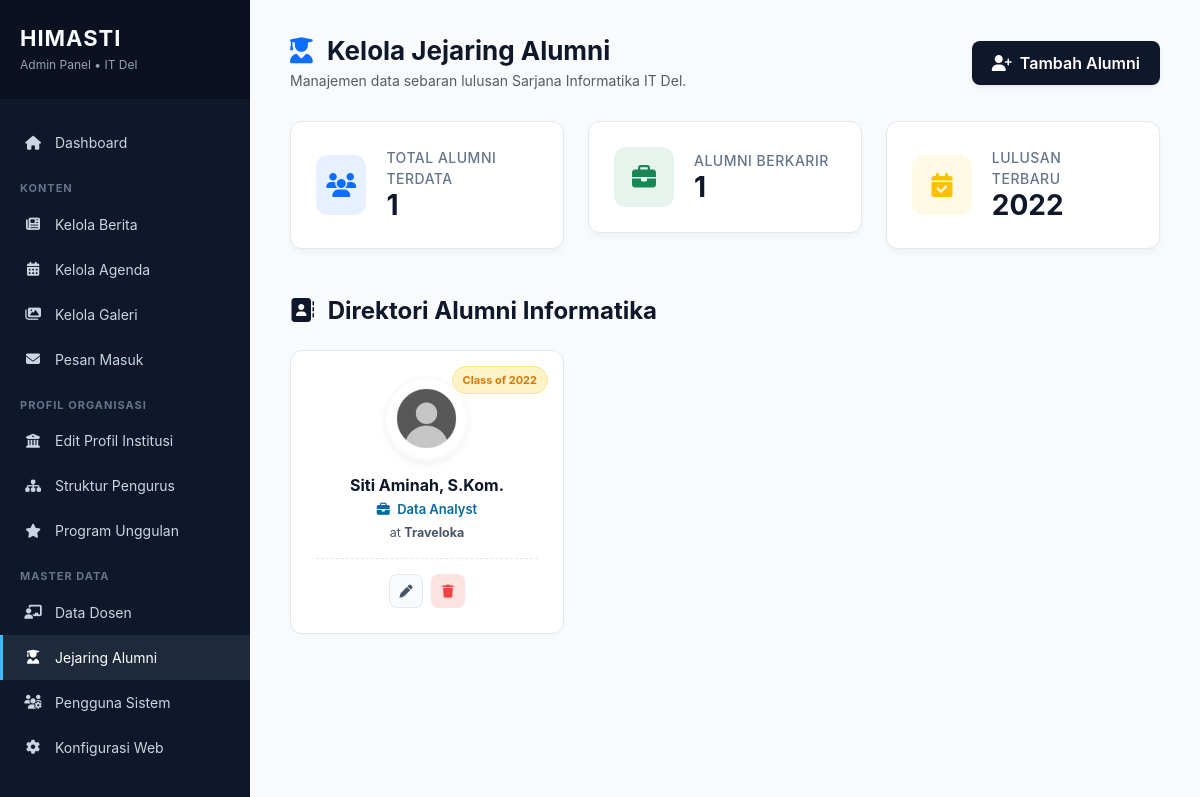
/admin/alumni/index.php (signed in), run on the app's committed database.
### tables this page shows
CREATE TABLE `alumni` (
  `id` int(11) NOT NULL AUTO_INCREMENT,
  `name` varchar(255) NOT NULL,
  `graduation_year` int(11) NOT NULL,
  `current_job` varchar(150) DEFAULT NULL,
  `company` varchar(150) DEFAULT NULL,
  `photo` varchar(255) DEFAULT 'default-user.png',
  `linkedin_url` varchar(255) DEFAULT NULL,
  `testimony` text DEFAULT NULL,
  `created_at` timestamp NOT NULL DEFAULT current_timestamp(),
  PRIMARY KEY (`id`)
);

### admin/alumni/index.php (the view, shortened to what this page needs)
<?php
require_once __DIR__ . '/../../config/database.php';
$stat_total = $pdo->query("SELECT COUNT(*) FROM alumni")->fetchColumn();
$stat_bekerja = $pdo->query("SELECT COUNT(*) FROM alumni WHERE current_job != '' AND current_job IS NOT NULL")->fetchColumn();
$stat_tahun_terbaru = $pdo->query("SELECT MAX(graduation_year) FROM alumni")->fetchColumn() ?: '-';
$stmt = $pdo->query("SELECT * FROM alumni ORDER BY graduation_year DESC, name ASC");
$alumni_list = $stmt->fetchAll(PDO::FETCH_ASSOC);
?>
<!DOCTYPE html>
<html lang="id">
<head>
    <link href="https://cdn.jsdelivr.net/npm/bootstrap@5.3.0/dist/css/bootstrap.min.css" rel="stylesheet">
    <link rel="stylesheet" href="https://cdnjs.cloudflare.com/ajax/libs/font-awesome/6.4.0/css/all.min.css">
</head>
<body>
    <div class="sidebar">
        <div class="sidebar-header">
            <h2>HIMASTI</h2>
            <p>Admin Panel &bull; IT Del</p>
        </div>
        <ul class="menu">
            <li><a href="../dashboard.php"><i class="fas fa-home"></i> Dashboard</a></li>
            <li class="menu-divider">Konten</li>
            <li><a href="../berita/index.php"><i class="fas fa-newspaper"></i> Kelola Berita</a></li>
            <li><a href="../agenda/index.php"><i class="fas fa-calendar-alt"></i> Kelola Agenda</a></li>
            <li><a href="../galeri/index.php"><i class="fas fa-images"></i> Kelola Galeri</a></li>
            <li><a href="../pesan/index.php"><i class="fas fa-envelope"></i> Pesan Masuk</a></li>
            <li class="menu-divider">Profil Organisasi</li>
            <li><a href="../profil/index.php"><i class="fas fa-university"></i> Edit Profil Institusi</a></li>
            <li><a href="../pengurus/index.php"><i class="fas fa-sitemap"></i> Struktur Pengurus</a></li>
            <li><a href="../program/index.php"><i class="fas fa-star"></i> Program Unggulan</a></li>
            <li class="menu-divider">Master Data</li>
            <li><a href="../dosen/index.php"><i class="fas fa-chalkboard-teacher"></i> Data Dosen</a></li>
            <li><a href="index.php" class="active"><i class="fas fa-user-graduate"></i> Jejaring Alumni</a></li>
            <li><a href="../user/index.php"><i class="fas fa-users-cog"></i> Pengguna Sistem</a></li>
            <li><a href="../pengaturan/index.php"><i class="fas fa-cog"></i> Konfigurasi Web</a></li>
        </ul>
    </div>
    <div class="main">
        <div class="page-header">
            <div>
                <h1><i class="fas fa-user-graduate text-primary me-2"></i> Kelola Jejaring Alumni</h1>
                <p class="text-muted mt-1 mb-0" style="font-size: 14px;">Manajemen data sebaran lulusan Sarjana Informatika IT Del.</p>
            </div>
            <a href="tambah.php" class="btn-tambah shadow-sm">
                <i class="fas fa-user-plus me-2"></i>Tambah Alumni
            </a>
        </div>
        <div class="row g-4 mb-5">
            <div class="col-md-4"><div class="stat-card"><div class="stat-icon bg-primary bg-opacity-10 text-primary"><i class="fas fa-users"></i></div><div class="stat-info"><p>Total Alumni Terdata</p><h3><?= $stat_total ?></h3></div></div></div>
            <div class="col-md-4"><div class="stat-card"><div class="stat-icon bg-success bg-opacity-10 text-success"><i class="fas fa-briefcase"></i></div><div class="stat-info"><p>Alumni Berkarir</p><h3><?= $stat_bekerja ?></h3></div></div></div>
            <div class="col-md-4"><div class="stat-card"><div class="stat-icon bg-warning bg-opacity-10 text-warning"><i class="fas fa-calendar-check"></i></div><div class="stat-info"><p>Lulusan Terbaru</p><h3><?= $stat_tahun_terbaru ?></h3></div></div></div>
        </div>
        <h4 class="fw-bold mb-4" style="color: #0f172a;"><i class="fas fa-address-book me-2"></i> Direktori Alumni Informatika</h4>
        <div class="row g-4">
            <?php if (empty($alumni_list)): ?>
                <div class="col-12"><div class="alert alert-info border-0 shadow-sm rounded-3 bg-light text-center py-5"><h5 class="text-muted">Belum ada data alumni yang didaftarkan.</h5></div></div>
            <?php else: ?>
                <?php foreach ($alumni_list as $alm):
                    $nama_tanpa_gelar = explode(',', $alm['name'])[0];
                    $nama_bersih = trim(preg_replace('/[^a-zA-Z\s]/', '', $nama_tanpa_gelar));
                ?>
                <div class="col-md-4 col-sm-6">
                    <div class="alumni-card">
                        <span class="badge-year">Class of <?= htmlspecialchars($alm['graduation_year']) ?></span>
                        <img src="../../assets/uploads/<?= htmlspecialchars($alm['photo']) ?>"
                             onerror="this.src='https://ui-avatars.com/api/?name=<?= urlencode($nama_bersih) ?>&background=f1f5f9&color=0f172a&size=150'"
                             class="alumni-avatar" alt="<?= htmlspecialchars($alm['name']) ?>">
                        <h4 class="alumni-name"><?= htmlspecialchars($alm['name']) ?></h4>
                        <?php if(!empty($alm['current_job'])): ?>
                            <div class="alumni-job"><i class="fas fa-briefcase me-1"></i> <?= htmlspecialchars($alm['current_job']) ?></div>
                        <?php endif; ?>
                        <?php if(!empty($alm['company'])): ?>
                            <div class="alumni-company">at <strong><?= htmlspecialchars($alm['company']) ?></strong></div>
                        <?php endif; ?>
                        <div class="alumni-actions">
                            <a href="edit.php?id=<?= $alm['id'] ?>" class="btn-icon btn-edit" title="Edit Data"><i class="fas fa-pen"></i></a>
                            <a href="hapus.php?id=<?= $alm['id'] ?>" class="btn-icon btn-delete" title="Hapus Alumni" onclick="return confirm('Yakin ingin menghapus data alumni ini?')"><i class="fas fa-trash"></i></a>
                        </div>
                    </div>
                </div>
                <?php endforeach; ?>
            <?php endif; ?>
        </div>
    </div>
</body>
</html>

### admin/alumni/index.php (style rules this page uses)
* { font-family: 'Inter', 'Segoe UI', Tahoma, sans-serif; }
body { background: #f8fafc; display: flex; min-height: 100vh; margin: 0; color: #334155; }
.sidebar { width: 250px; background: #0f172a; color: white; position: fixed; height: 100vh; overflow-y: auto; z-index: 1000; }
.sidebar-header { padding: 25px 20px; border-bottom: 1px solid rgba(255,255,255,0.05); background: #0b1120; }
.sidebar-header h2 { color: #f8fafc; font-size: 22px; margin-bottom: 5px; font-weight: 700; letter-spacing: 1px; }
.sidebar-header p { color: #94a3b8; font-size: 12px; margin:0; }
.menu { list-style: none; padding: 20px 0; margin:0; }
.menu li a { display: flex; align-items: center; gap: 12px; color: #cbd5e1; text-decoration: none; padding: 12px 20px; transition: all 0.3s; border-left: 3px solid transparent; font-size: 14px; }
.menu li a i { width: 20px; text-align: center; }
.menu li a:hover, .menu li a.active { background: #1e293b; color: #fff; border-left-color: #38bdf8; }
.menu-divider { color: #64748b; font-size: 11px; padding: 15px 20px 5px; text-transform: uppercase; font-weight: 700; letter-spacing: 1px; }
.main { margin-left: 250px; padding: 35px 40px; width: calc(100% - 250px); }
.page-header { display: flex; justify-content: space-between; align-items: center; margin-bottom: 30px; }
.page-header h1 { font-size: 26px; font-weight: 700; color: #0f172a; margin: 0; }
.stat-card { background: #fff; border-radius: 12px; padding: 25px; box-shadow: 0 4px 6px -1px rgba(0,0,0,0.05); display: flex; align-items: center; gap: 20px; border: 1px solid #e2e8f0; }
.stat-icon { width: 60px; height: 60px; border-radius: 12px; display: flex; align-items: center; justify-content: center; font-size: 24px; }
.stat-info h3 { font-size: 28px; font-weight: 700; margin: 0; color: #0f172a; }
.stat-info p { font-size: 14px; color: #64748b; margin: 0; font-weight: 500; text-transform: uppercase; letter-spacing: 0.5px; }
.btn-tambah { background: #0f172a; color: white; border: none; border-radius: 8px; font-weight: 600; padding: 10px 20px; transition: 0.3s; text-decoration: none; display: inline-flex; align-items: center; }
.alumni-card { background: #fff; border: 1px solid #e2e8f0; border-radius: 12px; padding: 25px; text-align: center; transition: 0.3s; box-shadow: 0 2px 4px -1px rgba(0,0,0,0.03); position: relative; height: 100%; display: flex; flex-direction: column; }
.alumni-avatar { width: 85px; height: 85px; border-radius: 50%; object-fit: cover; border: 3px solid #f8fafc; margin: 0 auto 15px; box-shadow: 0 4px 6px rgba(0,0,0,0.05); }
.alumni-name { font-size: 16px; font-weight: 700; color: #0f172a; margin-bottom: 5px; }
.alumni-job { font-size: 13px; color: #0369a1; font-weight: 600; margin-bottom: 5px; }
.alumni-company { font-size: 12.5px; color: #475569; margin-bottom: 15px; }
.badge-year { position: absolute; top: 15px; right: 15px; font-size: 11px; padding: 5px 10px; border-radius: 20px; font-weight: 700; background: #fef3c7; color: #d97706; border: 1px solid #fde68a; }
.alumni-actions { display: flex; justify-content: center; gap: 8px; border-top: 1px dashed #e2e8f0; padding-top: 15px; margin-top: auto; }
.btn-icon { width: 34px; height: 34px; border-radius: 8px; display: inline-flex; align-items: center; justify-content: center; text-decoration: none; transition: 0.3s; font-size: 13px; }
.btn-edit { background: #f8fafc; color: #475569; border: 1px solid #e2e8f0; }
.btn-delete { background: #fee2e2; color: #ef4444; }

### data on the page
alumni: graduation_year "2022", photo (placeholder picture), name "Siti Aminah, S.Kom.", current_job "Data Analyst", company "Traveloka"

### other printed values
$stat_total "1"
$stat_bekerja "1"
$stat_tahun_terbaru "2022"
